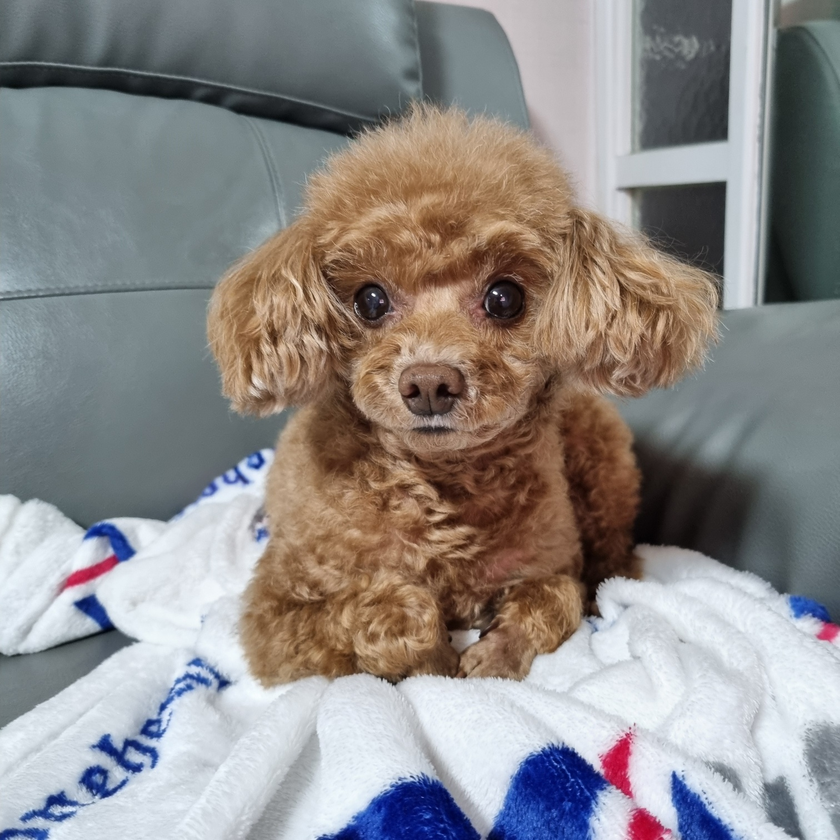
#> input picture Opencv and Numpy/practice_opencv/mydog.png, 840 x 840 px, shrunk from 1512 x 1512 before the run
$ python 01.study_opencv.py
#> lines starting #> are read from the running program, lines starting #| are printed output that depends on the picture; after the words box and inside, x2 and y2 are one past the last pixel; in counts of white or black regions, pixels touching at a corner belong together
'''
RAW

- 최소한으로 처리한 데이터를 포함하고 있다. Raw 파일들은 영어 낱말의 뜻 그대로 전혀 가공되지 않은 상태

JPEG / JPG(Joint Photographic Coding  Experts Group)
- 손실 압축 기법을 사용, 여러번 편집하고 저장할 경우 퀄리티가 점점 떨어진다, 1677 만 7216 색과 256 색 그레이로 저장 가능

GIF(Graphics Interchange Format)
- 무손실 압축 기술의 사용, 움직이는 이미지에 최적화, 8 bit 256 가지 색상만 가능

PNG(Portable Network Graphics)
- 비손실 그래픽 파일, PNG파일은 8 비트(투명도옵션이 존재), 24 비트 트루컬러(1600 만 색), 알파채널이 옵션인 48 비트 트루컬러를 지원

BMP(Bit Map)
- 무손실 무압축 포맷이기 때문에 이미지 크기가 크다.그렇기 때문에 화질도 좋다. 24 bit 컬러 지원
'''
import numpy
import cv2
img = cv2.imread('mydog.png')
#> img is the input picture: shape (840, 840, 3); mean B, G, R 136.6, 137.9, 141.6
print(img)
#> (printed output is left out)
print(img.shape)                    #(168, 300, 3) = rows, columns, channel
#| (840, 840, 3)
print(img.size)                     # 151200 = 168*300*3
#| 2116800
print(img.dtype)                    # uint8 = 0~255
#| uint8
cv2.imshow('test_image', img)
cv2.waitKey(0)

#To access (read) a pixel value, need to provide the row ans column of the desired pixel
# In case of BGR image, it returns an array of (B, G, R) values
# Get the value of the pixel (x=40, y=6)
(b, g, r) = img[6, 40]
#> b = 118; g = 113; r = 104
print("Pixel at (6,40) - Red : {}, Green : {}, Blue : {}".format(r, g, b))
#| Pixel at (6,40) - Red : 104, Green : 113, Blue : 118


b = img[6,40,0]
g = img[6,40,1]
r = img[6,40,2]


img[6,40] = (0, 0, 255)
#> img: shape (840, 840, 3); under 0.01% of pixels changed, all inside (x1, y1, x2, y2) = (40, 6, 41, 7)
(b, g, r) = img[6,40]
#> b = 0; g = 0; r = 255
print("Pixel at (6,40) - Red : {}, Green : {}, Blue : {}".format(r, g, b))
#| Pixel at (6,40) - Red : 255, Green : 0, Blue : 0

#play with certain region of images rather than one pixel at a time
#get the top left corner of the image;
top_left_corner = img[0:50, 0:50]
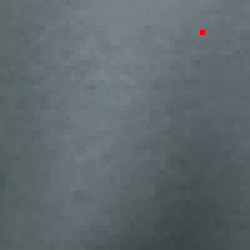
#> top_left_corner: shape (50, 50, 3) (shown 5 times larger); mean B, G, R 109.3, 105.8, 95.5
cv2.imshow("top_left_corner", top_left_corner)
cv2.waitKey(0)

# Copy this ROI(Region of Interst) into another region of the image;
img[20:70, 20:70] = top_left_corner
cv2.imshow("modified image", img)
cv2.waitKey(0)

# Set top left corner of the image to blue
img[0:50,0:50] = (255,0,0)
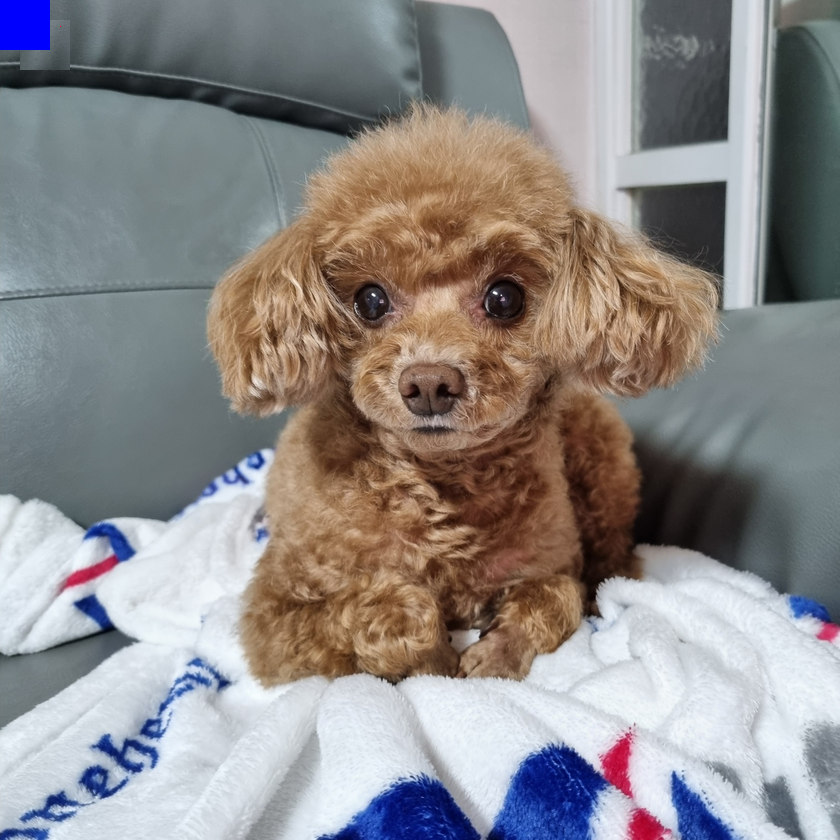
#> img: shape (840, 840, 3); mean B, G, R 137.2, 137.6, 141.3
cv2.imshow("modified image", img)
cv2.waitKey(0)
